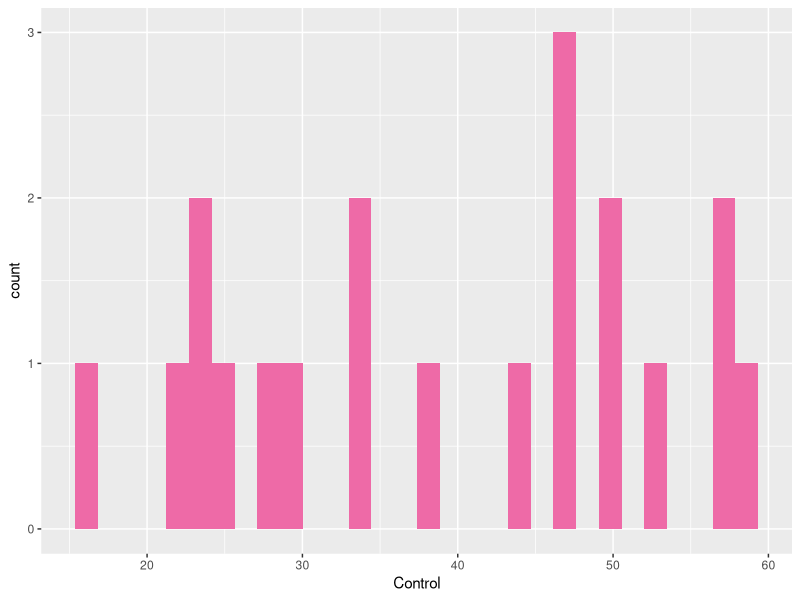
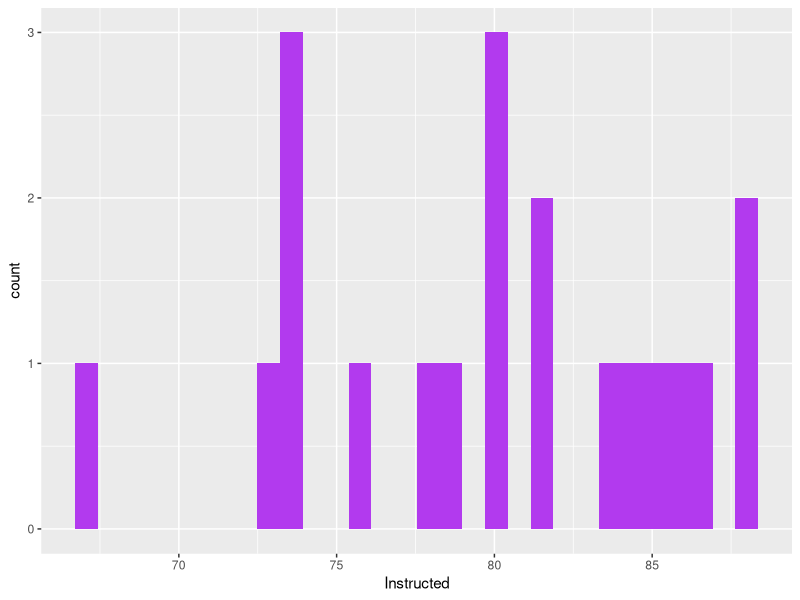
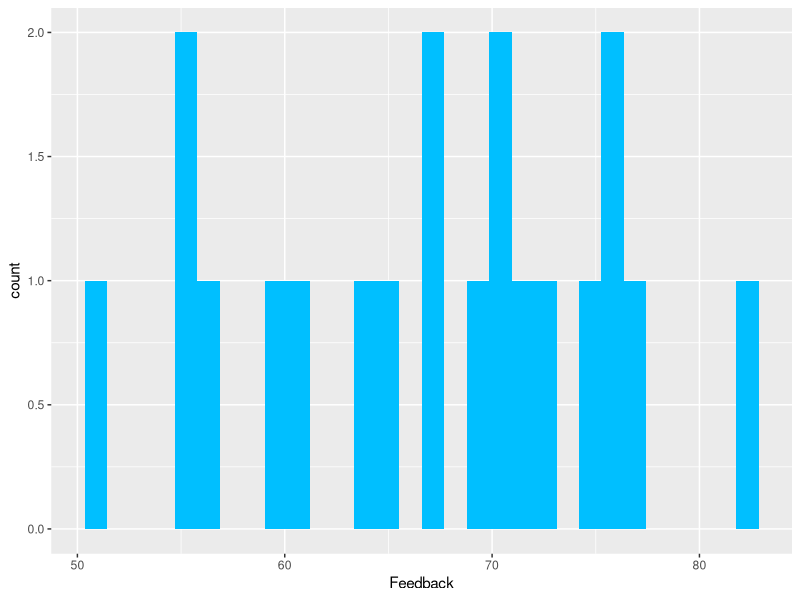
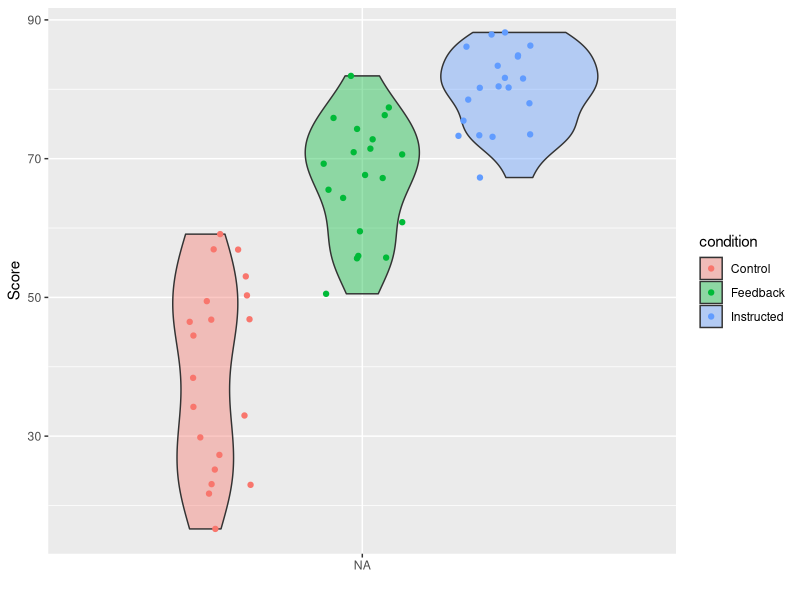

Recreate these plots in R, in order.
## ---- chunk 1

# install libraries 
install.packages("tidyr")
install.packages("psych")
install.packages("ggplot2")
install.packages("car")

# load libraries
library(tidyr)
library(psych)
library(ggplot2)
library(car)

## ---- chunk 2
# load data
eduInterventionData = read.csv("data.csv")

eduInterventionDataLong = gather(eduInterventionData,
                                 condition, # control, instructed, feedback
                                 score, #the test scores
                                 Control:Instructed, # all of the columns from Control to Instructed
                                 factor_key = TRUE)

## ---- chunk 3

ggplot(eduInterventionData, aes(x=Control)) + geom_histogram(fill = "hotpink2")

ggplot(eduInterventionData, aes(x=Instructed)) + geom_histogram(fill = "darkorchid2")

ggplot(eduInterventionData, aes(x=Feedback)) + geom_histogram(fill = "deepskyblue1")

## ---- chunk 4

describe(eduInterventionData)

## ---- chunk 5

one_way_anova_results <- aov(score ~ condition, data = eduInterventionDataLong)
summary(one_way_anova_results)

## ---- chunk 6

linear_regression_results = lm(score ~ condition, data=eduInterventionDataLong) ; summary(linear_regression_results)

## ---- chunk 7

ggplot(eduInterventionDataLong, aes(x =factor(score, level = c("Control","Instructed", "Feedback")), y = score, fill = condition)) + geom_violin(alpha = 0.4) + geom_jitter(aes(color = condition), position = position_jitterdodge()) + xlab("") + ylab("Score")

